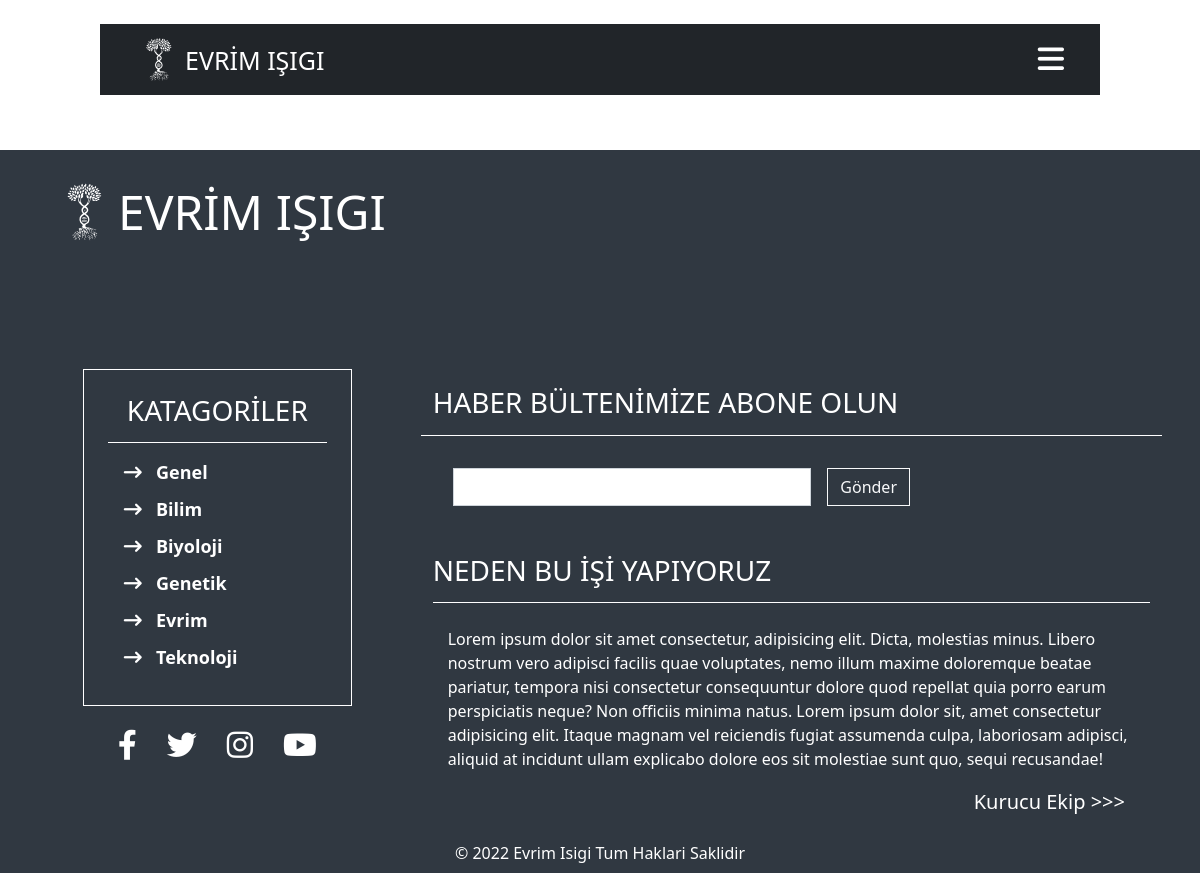
Screenshot of /sozluk with the database file from the repository.
### genelsayfalar/models.py (models this page shows, shortened)
class Catagories(models.Model):
    name = models.CharField(max_length=200)
    is_active=models.BooleanField(default=True)
    slug  = models.SlugField(null=False ,blank=True , unique=True, db_index=True , editable=False)

### genelsayfalar/views.py (the view)
# urls.py: path("sozluk" ,views.sozluk , name=" sozluk"),
def sozluk(request):
    context={
        "kategori":Catagories.objects.filter(is_active=True)
    }
    return render(request , "genelsayfalar/sozluk.html" , context)

### genelsayfalar/templates/genelsayfalar/sozluk.html (shortened to what this page needs)
{% extends 'base.html' %}
{% load static %}
{% block css_files %}
<link rel="stylesheet" href=" {% static 'genelsayfalar/css/sozluk.css' %} ">
{% endblock css_files %}

### templates/partials/_footer.html (shortened to what this page needs)
<footer>
    <div class="container p-2 h-100">
        <div class="col-12 mt-4">
            <div class="logo ms-3">
                <span class="display-5 ms-1 text-white"><strong>EVRİM IŞIGI</strong></span>
            </div>
        </div>
        <div class="row mt-5">
            <div class="col-lg-4 col-12 d-flex flex-column align-items-center justify-content-center  ">
                <div class="menu_items footer_kategoriler p-4  w-75">
                    <h3>KATAGORİLER</h3>
                    <ul id="navbar_item" class="navbar-nav footer_kategori_item ms-3 my-2 mb-lg-0">
                        {% for kategori in kategori  %}
                        <li class="nav-item">
                            <i class="fa-solid fa-arrow-right-long"></i>
                            <a aria-current="page" href=" {% url 'kategori' kategori.slug %} ">{{kategori.name}}</a>
                        </li>
                        {% endfor %}
                    </ul>
                </div>
                <div class="footer_social_container mt-4">
                    <div class="footer_social ">
                        <a href="">
                            <i class="fa-brands fa-facebook-f"></i>
                        </a>
                    </div>
                    <div class="footer_social ">
                        <a href="">
                            <i class="fa-brands fa-twitter"></i>
                        </a>
                    </div>
                    <div class="footer_social ">
                        <a href="">
                            <i class="fa-brands fa-instagram"></i>
                        </a>
                    </div>
                    <div class="footer_social">
                        <a href="">
                            <i class="fa-brands fa-youtube"></i>
                        </a>
                    </div>
                </div>
            </div>
            <div class="col-lg-8 col-12  p-4  mt-lg-4 footer_aciklama ">
                <div class="row mt-5 haber_bulteni">
                    <h3>HABER BÜLTENİMİZE ABONE OLUN</h3>
                    <form>
                        <div class="haber_bulteni_input mt-4">
                            <input type="email" class="form-control " id="exampleInputEmail1" aria-describedby="emailHelp">
                            <button type="submit" class="btn btn-outline-light ms-3">Gönder</button>
                        </div>
                    </form>
                </div>
                <h3 class="mt-5" >NEDEN BU İŞİ YAPIYORUZ</h3>
                <p class="mt-4">
                    Lorem ipsum dolor sit amet consectetur, adipisicing elit. Dicta, molestias minus. Libero nostrum vero adipisci facilis quae voluptates, nemo illum maxime doloremque beatae pariatur, tempora nisi consectetur consequuntur dolore quod repellat quia porro earum perspiciatis neque? Non officiis minima natus. Lorem ipsum dolor sit, amet consectetur adipisicing elit. Itaque magnam vel reiciendis fugiat assumenda culpa, laboriosam adipisci, aliquid at incidunt ullam explicabo dolore eos sit molestiae sunt quo, sequi recusandae!
                </p>
                <a href="#">
                    Kurucu Ekip >>>
                </a>
            </div>
        </div>
        <div class="footer_size_description">
            <span>© 2022 Evrim Isigi Tum Haklari Saklidir</span>
        </div>
    </div>
</footer>

### static/base_static/base.css (style rules this page uses)
:root { --font_katagori : 'Montserrat', sans-serif; }
body { box-sizing: border-box; }
@media only screen and (max-width: 1400px) { .menu_items { display: none; } }
footer { width: 100%; background-color: #303841; z-index: 8; position: relative; top: 150px; }
.logo { display: flex; align-items: center; }
.footer_kategoriler { border: thin solid white; display: flex; flex-direction: column; }
.footer_kategoriler h3 { padding-bottom:15px ; border-bottom: thin solid white; color: white; text-align: center; }
.footer_kategori_item li i { font-size: 18px ; color: white; }
.footer_kategori_item li { margin-bottom: 10px; }
.footer_kategori_item li a { font-size: 18px; font-weight: bold; color: white; text-decoration: none; margin-left: 10px; }
.footer_aciklama h3 { padding-bottom:15px ; border-bottom: thin solid white; color: white; }
.footer_aciklama p { color: white; margin-left: 15px; }
.footer_aciklama a { text-decoration: none; color: white; font-size: 20px; display: block; text-align: end; margin-right: 25px; }
.haber_bulteni_input { width: 100%; display: flex; margin-left: 20px; }
.haber_bulteni_input input { border-radius: 0px; width: 50%; }
.haber_bulteni form { width: 100%; height: 100%; }
.haber_bulteni button { border-radius:0px ; }
.footer_size_description { color: white; display: flex; align-items: center; justify-content: center; }
.footer_social_container { display: flex; flex-direction: row; }
.footer_social a { text-decoration: none; }
.footer_social { padding: 0px 15px; }
.footer_social a i { font-size: 30px; color: white; }

### rows the page displays
Catagories: name "Genel"
Catagories: name "Bilim"
Catagories: name "Biyoloji"
Catagories: name "Genetik"
Catagories: name "Evrim"
Catagories: name "Teknoloji"
